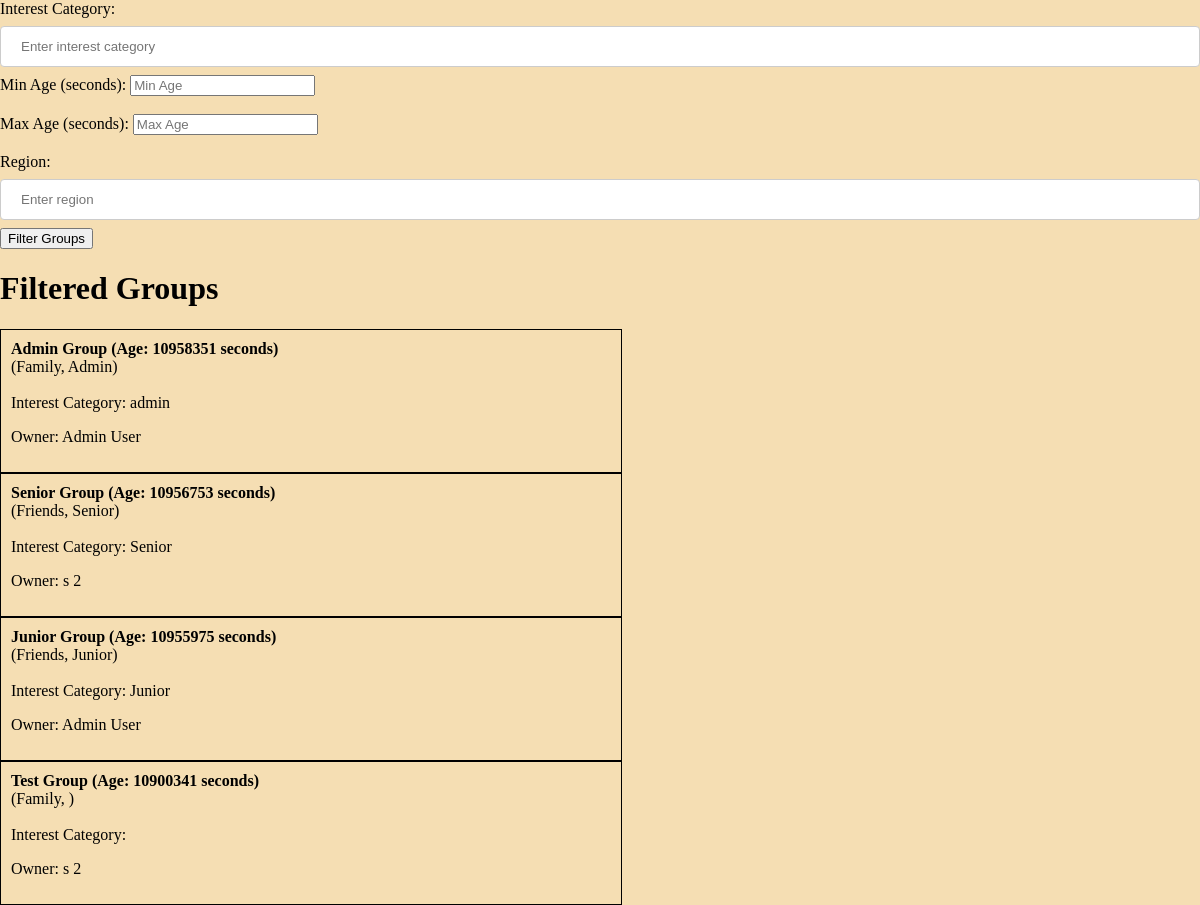
Screenshot of /groups/filtered-groups.php (signed in) with the database file from the repository.
### tables this page shows
CREATE TABLE `Groups` (
	GroupID INT PRIMARY KEY AUTO_INCREMENT,
	GroupName VARCHAR(255) NOT NULL,
	OwnerID INT NOT NULL,
	CreationDate DATETIME NOT NULL,
	GroupType ENUM('Family', 'Friends', 'Colleagues', 'Other'),
InterestCategory VARCHAR(255),  
Region VARCHAR(255),  
	FOREIGN KEY (OwnerID) REFERENCES Members(MemberID) ON DELETE CASCADE
);

CREATE TABLE Members (
	MemberID INT PRIMARY KEY AUTO_INCREMENT,
	Password VARCHAR(255) NOT NULL,
	Username VARCHAR(255) UNIQUE NOT NULL,
	FirstName VARCHAR(255) NOT NULL,
	LastName VARCHAR(255) NOT NULL,
	Pseudonym VARCHAR(255),
	Email VARCHAR(255) UNIQUE NOT NULL,
	Address TEXT,
	DOB DATE NOT NULL,
	DateJoined DATE NOT NULL,	
	Warnings INT DEFAULT 0,
	Suspensions INT DEFAULT 0,
	Fines INT DEFAULT 0,
	Privilege ENUM('Administrator', 'Senior', 'Junior') DEFAULT 'Junior',
	Status ENUM('Active', 'Inactive', 'Suspended') DEFAULT 'Active',
AccountType ENUM('Real-person', 'Business'),
	LastLogin DATETIME,
	PrivateInformation TEXT,
	PublicInformation TEXT,
	GroupVisibilitySettings TEXT,
	ProfileVisibilitySettings TEXT,
	NeedsPasswordChange BOOLEAN DEFAULT TRUE, 
NeedsUsernameChange BOOLEAN DEFAULT TRUE,
Profession VARCHAR(255),  
Region VARCHAR(255),  
Interests TEXT  
);

### groups/filtered-groups.php (the view, shortened to what this page needs)
<?php
    include '../db-connect.php';
    $params = [];
    $sql = "
        SELECT g.*, m.FirstName, m.LastName, TIMESTAMPDIFF(SECOND, g.CreationDate, NOW()) AS Age
        FROM `Groups` g
        JOIN Members m ON g.OwnerID = m.MemberID
    ";
    try {
        $stmt = $pdo->prepare($sql);
        $stmt->execute($params);
        $groups = $stmt->fetchAll(PDO::FETCH_ASSOC);
    } catch (PDOException $e) {
        die("Error fetching filtered groups: " . $e->getMessage());
    }
?>
<!DOCTYPE html>
<html lang="en">
<head>
    <link href="../styles.css?<?php echo time(); ?>" rel="stylesheet"/>
</head>
<body>
    <form method="GET" action="filtered-groups.php">
        <label for="interest-category">Interest Category:</label>
        <input type="text" id="interest-category" name="interest_category" placeholder="Enter interest category">
        <label for="min-age">Min Age (seconds):</label>
        <input type="number" id="min-age" name="min_age" min="0" placeholder="Min Age"><br><br>
        <label for="max-age">Max Age (seconds):</label>
        <input type="number" id="max-age" name="max_age" min="0" placeholder="Max Age"><br><br>
        <label for="region">Region:</label>
        <input type="text" id="region" name="region" placeholder="Enter region">
        <button type="submit">Filter Groups</button>
    </form>
    <h1>Filtered Groups</h1>
    <?php if (count($groups) > 0): ?>
        <div class="groups">
            <?php foreach ($groups as $group): ?>
                <div class="group">
                    <strong><?= htmlspecialchars($group['GroupName']) ?> (Age: <?= htmlspecialchars($group['Age']) ?> seconds) <br></strong>
                    (<?= htmlspecialchars($group['GroupType']) ?>, <?= htmlspecialchars($group['Region']) ?>)<br><br>
                    Interest Category: <?= htmlspecialchars($group['InterestCategory']) ?>
                    <p>Owner: <?= htmlspecialchars($group['FirstName'] . ' ' . $group['LastName']) ?></p>
                </div>
            <?php endforeach; ?>
        </div>
    <?php else: ?>
        <p>No groups found matching the criteria.</p>
    <?php endif; ?>
</body>
</html>

### styles.css (style rules this page uses)
body, html { height: 100%; display: flex; margin: 0; padding: 0; flex-direction: column; background-color: wheat; }
input[type="text"], input[type="password"], input[type="email"], input[type="date"] { width: 100%; padding: 12px 20px; margin: 8px 0; display: inline-block; border: 1px solid #ccc; border-radius: 4px; box-sizing: border-box; }
.group { display: flex; flex-direction: column; width: 50%; padding: 10px; border: 1px solid black; }

### rows the page displays
groups: GroupName "Admin Group", Age "10958351", GroupType "Family", Region "Admin", InterestCategory "admin", OwnerID.LastName "Admin User"
groups: GroupName "Senior Group", Age "10956753", GroupType "Friends", Region "Senior", InterestCategory "Senior", OwnerID.LastName "s 2"
groups: GroupName "Junior Group", Age "10955975", GroupType "Friends", Region "Junior", InterestCategory "Junior", OwnerID.LastName "Admin User"
groups: GroupName "Test Group", Age "10900341", GroupType "Family", OwnerID.LastName "s 2"
